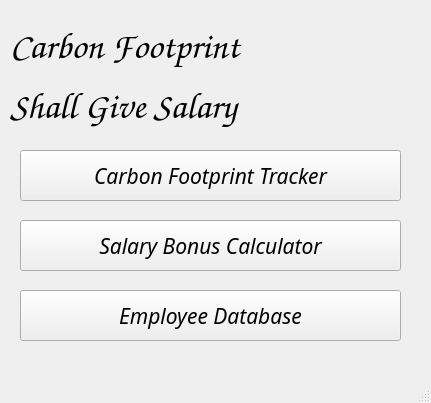
<?xml version="1.0" encoding="UTF-8"?>
<ui version="4.0">
 <class>MainWindow</class>
 <widget class="QMainWindow" name="MainWindow">
  <property name="geometry">
   <rect>
    <x>0</x>
    <y>0</y>
    <width>431</width>
    <height>403</height>
   </rect>
  </property>
  <property name="windowTitle">
   <string>MainWindow</string>
  </property>
  <widget class="QWidget" name="centralwidget">
   <widget class="QPushButton" name="pushButton">
    <property name="geometry">
     <rect>
      <x>20</x>
      <y>150</y>
      <width>381</width>
      <height>51</height>
     </rect>
    </property>
    <property name="font">
     <font>
      <family>Pirate</family>
      <pointsize>16</pointsize>
      <italic>true</italic>
     </font>
    </property>
    <property name="text">
     <string>Carbon Footprint Tracker</string>
    </property>
   </widget>
   <widget class="QLabel" name="label_2">
    <property name="geometry">
     <rect>
      <x>10</x>
      <y>70</y>
      <width>401</width>
      <height>71</height>
     </rect>
    </property>
    <property name="font">
     <font>
      <family>Comic Sans MS</family>
      <pointsize>28</pointsize>
      <weight>75</weight>
      <bold>true</bold>
     </font>
    </property>
    <property name="text">
     <string>Shall Give Salary</string>
    </property>
   </widget>
   <widget class="QPushButton" name="pushButton_3">
    <property name="geometry">
     <rect>
      <x>20</x>
      <y>290</y>
      <width>381</width>
      <height>51</height>
     </rect>
    </property>
    <property name="font">
     <font>
      <family>Pirate</family>
      <pointsize>16</pointsize>
      <italic>true</italic>
     </font>
    </property>
    <property name="text">
     <string>Employee Database</string>
    </property>
   </widget>
   <widget class="QLabel" name="label">
    <property name="geometry">
     <rect>
      <x>10</x>
      <y>10</y>
      <width>401</width>
      <height>71</height>
     </rect>
    </property>
    <property name="font">
     <font>
      <family>Comic Sans MS</family>
      <pointsize>28</pointsize>
      <weight>75</weight>
      <bold>true</bold>
     </font>
    </property>
    <property name="text">
     <string>Carbon Footprint</string>
    </property>
   </widget>
   <widget class="QPushButton" name="pushButton_2">
    <property name="geometry">
     <rect>
      <x>20</x>
      <y>220</y>
      <width>381</width>
      <height>51</height>
     </rect>
    </property>
    <property name="font">
     <font>
      <family>Pirate</family>
      <pointsize>16</pointsize>
      <italic>true</italic>
     </font>
    </property>
    <property name="text">
     <string>Salary Bonus Calculator</string>
    </property>
   </widget>
  </widget>
  <widget class="QMenuBar" name="menubar">
   <property name="geometry">
    <rect>
     <x>0</x>
     <y>0</y>
     <width>431</width>
     <height>26</height>
    </rect>
   </property>
  </widget>
  <widget class="QStatusBar" name="statusbar"/>
 </widget>
 <resources/>
 <connections/>
</ui>
